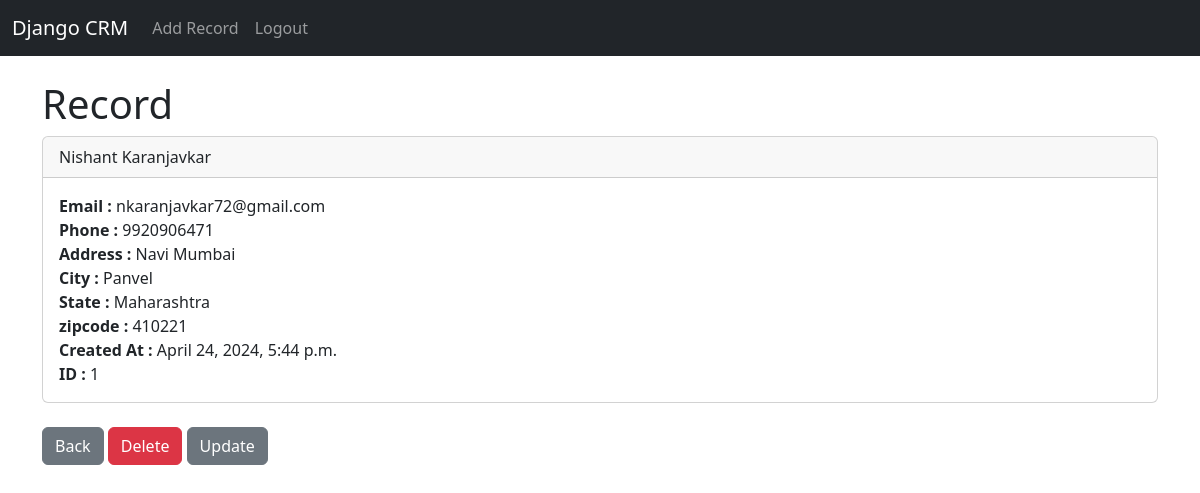
Screenshot of /record/1/ (signed in) with the database file from the repository.
### core/models.py (models this page shows, shortened)
class Record(models.Model):
    created_at = models.DateTimeField(auto_now_add=True)
    first_name = models.CharField(max_length=50)
    last_name = models.CharField(max_length=50)
    email = models.CharField(max_length=100)
    phone = models.CharField(max_length=15)
    address = models.CharField(max_length=100)
    city = models.CharField(max_length=50)
    state = models.CharField(max_length=50)
    zipcode = models.CharField(max_length=20)

### core/views.py (the view)
# urls.py: path('record/<int:id>/',views.record_user,name="record"),
def record_user(request,id):
    if request.user.is_authenticated:
        user_record = Record.objects.get(pk=id)
    return render(request,'core/record.html',{'user_record':user_record})

### core/templates/core/record.html
{% extends "core/base.html" %}
{% block content %}
<h1>Record</h1>
<div class="card">
  <div class="card-header">
    {{user_record.first_name}} {{user_record.last_name}}
  </div>
  <div class="card-body">
    <p class="card-text">
      <strong>Email :</strong> {{user_record.email}}<br>
      <strong>Phone :</strong> {{user_record.phone}}<br>
      <strong>Address :</strong> {{user_record.address}}<br>
      <strong>City :</strong> {{user_record.city}}<br>
      <strong>State :</strong> {{user_record.state}}<br>
      <strong>zipcode :</strong> {{user_record.zipcode}}<br>
      <strong>Created At :</strong> {{user_record.created_at}}<br>
      <strong>ID :</strong> {{user_record.id}}<br>
    </p>
  </div>
</div>
<br>
<a href="{% url 'home' %}" class="btn btn-secondary" >Back</a>
<a href="{% url 'delete' user_record.id %}" class="btn btn-danger" >Delete</a>
<a href="{% url 'update_record' user_record.id %}" class="btn btn-secondary" >Update</a>
{% endblock content %}

### rows the page displays
Record: first_name "Nishant", last_name "Karanjavkar", email "nkaranjavkar72@gmail.com", phone "9920906471", address "Navi Mumbai", city "Panvel", state "Maharashtra", zipcode "410221", created_at "April 24, 2024, 5:44 p.m.", id "1"
